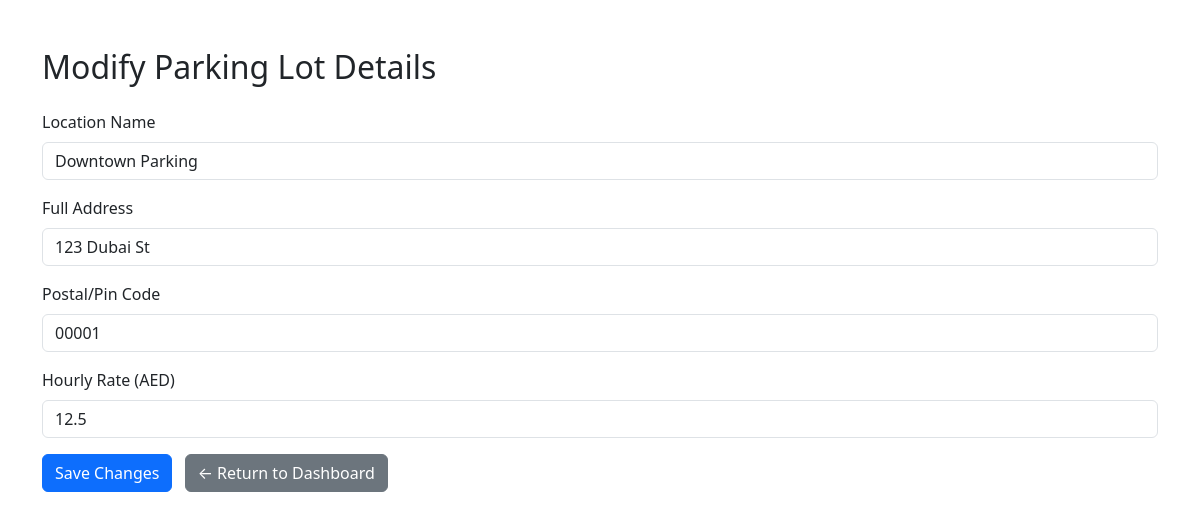
Screenshot of /admin/edit-lot/1 (signed in) with the database file from the repository.
### models/parking_lot.py (models this page shows)
class ParkingLot(Base):
    __tablename__ = 'parking_lots'
    id = Column(Integer, primary_key=True)
    prime_location_name = Column(String, nullable=False)
    price = Column(Float, nullable=False)
    address = Column(String, nullable=False)
    pin_code = Column(String, nullable=False)
    maximum_number_of_spots = Column(Integer, nullable=False)
    spots = relationship("ParkingSpot", back_populates="lot", cascade="all, delete-orphan")

### controllers/admin_controller.py (the view, shortened to what this page needs)
@admin_bp.route('/admin/edit-lot/<int:lot_id>', methods=['GET', 'POST'])
def edit_lot(lot_id):
    if session.get('user_type') != 'admin':
        return redirect(url_for('auth.login'))
    db_session = Session()
    lot = db_session.query(ParkingLot).get(lot_id)
    if not lot:
        flash("Parking lot could not be found.", "error")
        db_session.close()
        return redirect(url_for('admin.view_lots'))
    db_session.close()
    return render_template('edit_lot.html', lot=lot)

### templates/edit_lot.html (shortened to what this page needs)
<!DOCTYPE html>
<html lang="en">
<head>
    <link href="https://cdn.jsdelivr.net/npm/bootstrap@5.3.0/dist/css/bootstrap.min.css" rel="stylesheet" />
</head>
<body>
<div class="container mt-5">
    <h2>Modify Parking Lot Details</h2>
    <form method="post" class="mt-4">
        <div class="mb-3">
            <label for="prime_location_name" class="form-label">Location Name</label>
            <input type="text" id="prime_location_name" name="prime_location_name" value="{{ lot.prime_location_name }}" class="form-control" required />
        </div>
        <div class="mb-3">
            <label for="address" class="form-label">Full Address</label>
            <input type="text" id="address" name="address" value="{{ lot.address }}" class="form-control" required />
        </div>
        <div class="mb-3">
            <label for="pin_code" class="form-label">Postal/Pin Code</label>
            <input type="text" id="pin_code" name="pin_code" value="{{ lot.pin_code }}" class="form-control" required />
        </div>
        <div class="mb-3">
            <label for="price" class="form-label">Hourly Rate (AED)</label>
            <input type="number" step="0.01" id="price" name="price" value="{{ lot.price }}" class="form-control" required />
        </div>
        <button type="submit" class="btn btn-primary">Save Changes</button>
        <a href="{{ url_for('admin.dashboard') }}" class="btn btn-secondary ms-2">← Return to Dashboard</a>
    </form>
</div>
</body>
</html>

### rows the page displays
ParkingLot: prime_location_name "Downtown Parking", address "123 Dubai St", pin_code "00001", price "12.5"
